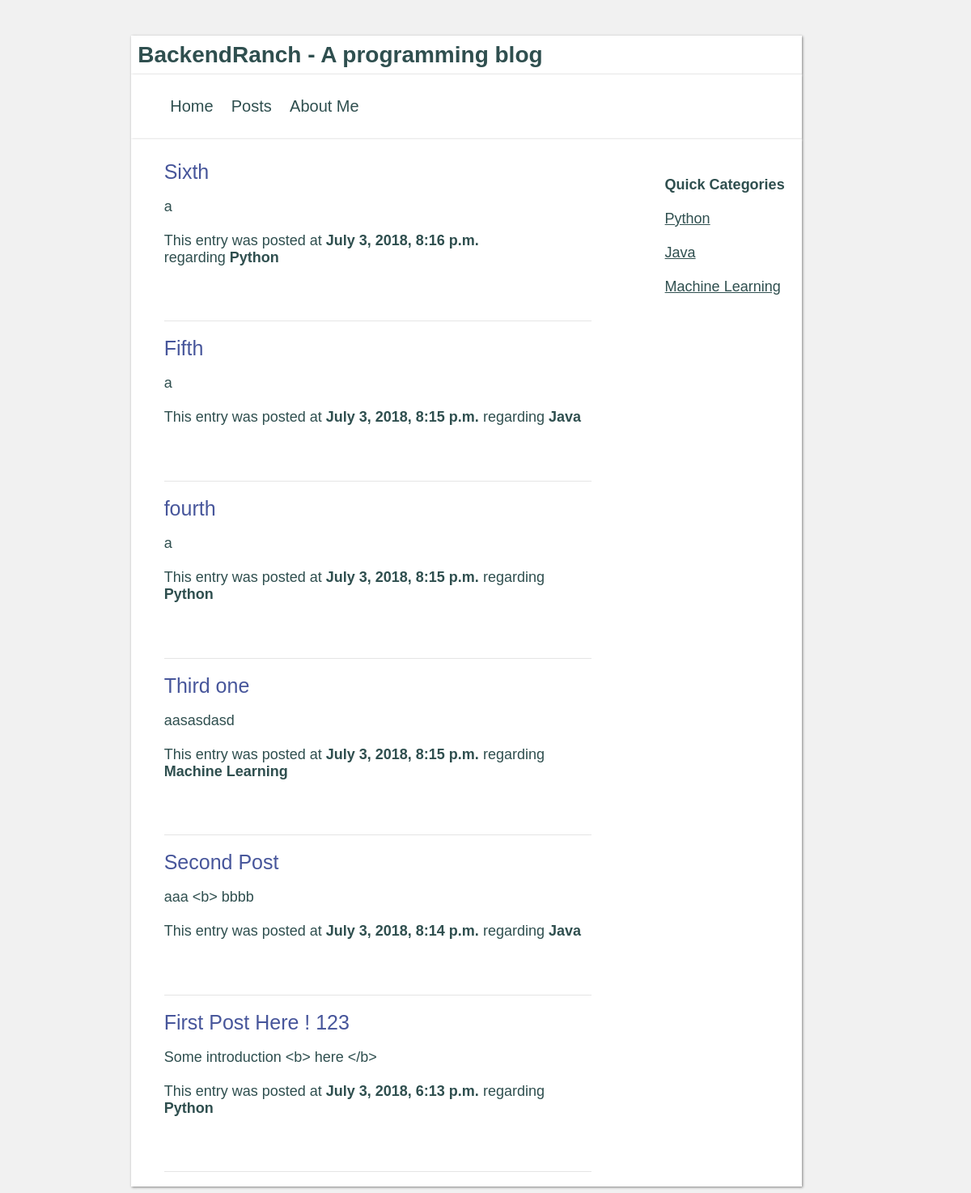
/posts/, run on the app's committed database.
### posts/models.py (models this page shows, shortened)
class Post(models.Model):
    title = models.CharField(max_length=130)
    introduction = models.TextField(max_length=300)
    content = models.TextField(max_length=99999)
    slug = models.SlugField(max_length=150, unique=True, default='')
    tag = models.CharField(max_length=40)
    created_on = models.DateTimeField(auto_now_add=True)

### posts/views.py (the view)
# urls.py: path('posts/', include('posts.urls')),
def posts(request):
    all_posts = Post.objects.all().order_by('-created_on')
    context = {'main_content': all_posts}
    return render(request, 'posts.html', context=context)

### templates/posts.html (shortened to what this page needs)
{% extends "layout2.html" %}
{% block content %}
        {% if main_content is None %}
          <div>
            Error: No posts could be found.
          </div>
        {%  else %}
          <div class="post_preview">
          {%  for post in main_content %}
              <p class='post_preview' onclick="getPost('{{ post.slug }}')">
                  <a href="/posts/{{post.slug}}" class="title">{{ post.title }}</a>
              </p>
                  {{  post.introduction }} <br><br>
This entry was posted at <b>{{  post.created_on }}</b> regarding <a href="/tags/{{post.tag}}"><b>{{post.tag}}</b></a><br><br>
              <hr>
          {%  endfor %}
          </div>
          {% endif %}
    </div>
{% endblock %}

### templates/layout2.html (shortened to what this page needs)
<!DOCTYPE html>
<html lang="en">
<head>
    {% load static %}
    <link rel="stylesheet" href='{% static "style.css" %}'>
</head>
<body>
    <div class="header">
        <div class="headerLogo">
            <a href="/"><b>BackendRanch - A programming blog</b></a>
        </div>
        <div class="headerNav">
            <ul>
                <li><a href="/">Home</a></li>&nbsp;&nbsp;&nbsp;
                <li><a href="/posts">Posts</a></li>&nbsp;&nbsp;&nbsp;
                <li><a href="/about">About Me</a></li>
            </ul>
        </div>
        <div class="centerDiv">
            <div>
                <div class="categories">
                    <p><b>Quick Categories</b></p>
                    <p class="categories"><u><a href="/tags/python">Python</a></u></p>
                    <p class="categories"><u><a href="/tags/java">Java</a></u></p>
                    <p class="categories"><u><a href="/tags/machine%20learning">Machine Learning</a></u></p>
                </div>
                {% block content %} {% endblock %}
            </div>
        </div>
</body>
</html>

### static/style.css (style rules this page uses)
body { font-family: Arial, monospace; font-size: large; color: darkslategray; background-color: #F1F1F1; }
a.title { color: #47569B; font-size: 25px; }
a { color: darkslategray; text-decoration-color: white; }
a:link { text-decoration: none; }
p { align-content: center; padding: 1%; }
p.post_preview { padding: 0%; }
div.post_preview { text-align: left; width: 65%; padding-left: 4%; }
div.categories { padding-left: 5%; width: 20%; margin-left: 15%; float:right; }
p.categories { width: 100%; border: 1px; }
div.header { width: 70%; padding-left:13%; padding-top: 3%; color: darkslategray; }
div.centerDiv { background-color: white; padding: 1%; margin: auto; box-shadow:1px 1px 3px grey; }
div.headerLogo { height: 20%; background-color: white; padding: 1%; font-size:28px; text-align:left; box-shadow:1px 1px 3px grey; }
div.headerNav { background-color: white; color: darkslategray; padding: 1%; font-size: 20px; text-align:left; box-shadow:1px 1px 3px grey; }
ul li { display: inline; margin: 0 0 30px 0; }
hr { border: 0; height: 0; border-top: 1px solid rgba(0, 0, 0, 0.1); border-bottom: 1px solid rgba(255, 255, 255, 0.3); }

### data on the page
Post: title "Sixth", introduction "a", created_on "July 3, 2018, 8:16 p.m.", tag "Python"
Post: title "Fifth", introduction "a", created_on "July 3, 2018, 8:15 p.m.", tag "Java"
Post: title "fourth", introduction "a", created_on "July 3, 2018, 8:15 p.m.", tag "Python"
Post: title "Third one", introduction "aasasdasd", created_on "July 3, 2018, 8:15 p.m.", tag "Machine Learning"
Post: title "Second Post", introduction "aaa <b> bbbb", created_on "July 3, 2018, 8:14 p.m.", tag "Java"
Post: title "First Post Here ! 123", introduction "Some introduction <b> here </b>", created_on "July 3, 2018, 6:13 p.m.", tag "Python"
